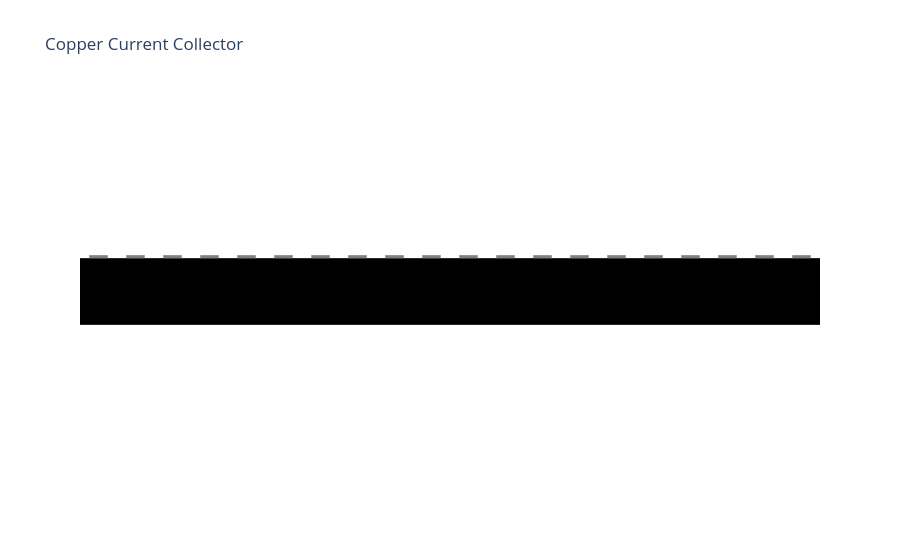

The cell this chart's notebook holds for it:
### Code cell
# construct cathode
cathode_active_material = CathodeMaterial(name="Faradion_Gen2_4.25V", 
                                          specific_cost=11.26, 
                                          density=4, 
                                          irreversible_capacity_scaling=1, 
                                          reversible_capacity_scaling=1)

cathode_conductive_additive = ConductiveAdditive(specific_cost=9, density=1.9)

cathode_binder = Binder(specific_cost=15, density=1.7)

cathode_formulation = ElectrodeFormulation(active_materials={cathode_active_material: 89},
                                           binders={cathode_binder: 5},
                                           conductive_additives={cathode_conductive_additive: 6})

cathode_current_collector = NotchedCurrentCollector(formula="Cu", 
                                                    length=current_collector_length,
                                                    width=10.8,
                                                    thickness=5,
                                                    tab_width=0.5,
                                                    tab_length=3.0,
                                                    tab_spacing=3.0,
                                                    bare_length=0)

cathode = Cathode(formulation=cathode_formulation,
                    mass_loading=10.68,
                    current_collector=cathode_current_collector,
                    calender_density=2.60)

cathode_current_collector.get_top_down_view().show()

### Figure 1 — Plotly figure (JSON) as saved in the notebook; plotly's stock layout.template omitted (floating-point values rounded to 4 significant figures)
{"data": [{"fill": "toself", "fillcolor": "grey", "line": {"width": 0}, "mode": "lines", "name": "Main Body", "type": "scatter", "x": [0.0, 1.2, 1.2, 0.0, 0.0], "y": [0.0, 0.0, 0.108, 0.108, 0.0]}, {"fill": "toself", "fillcolor": "black", "line": {"width": 0}, "mode": "lines", "name": "Covered Area", "type": "scatter", "x": [0.0, 1.2, 1.2, 0.0, 0.0], "y": [0.0, 0.0, 0.108, 0.108, 0.0]}, {"fill": "toself", "fillcolor": "grey", "line": {"width": 0}, "mode": "lines", "name": "Tab", "type": "scatter", "x": [0.015, 0.045, 0.045, 0.015, 0.015], "y": [0.108, 0.108, 0.113, 0.113, 0.108]}, {"fill": "toself", "fillcolor": "grey", "line": {"width": 0}, "mode": "lines", "name": "Tab", "type": "scatter", "x": [0.075, 0.105, 0.105, 0.075, 0.075], "y": [0.108, 0.108, 0.113, 0.113, 0.108]}, {"fill": "toself", "fillcolor": "grey", "line": {"width": 0}, "mode": "lines", "name": "Tab", "type": "scatter", "x": [0.135, 0.165, 0.165, 0.135, 0.135], "y": [0.108, 0.108, 0.113, 0.113, 0.108]}, {"fill": "toself", "fillcolor": "grey", "line": {"width": 0}, "mode": "lines", "name": "Tab", "type": "scatter", "x": [0.195, 0.225, 0.225, 0.195, 0.195], "y": [0.108, 0.108, 0.113, 0.113, 0.108]}, {"fill": "toself", "fillcolor": "grey", "line": {"width": 0}, "mode": "lines", "name": "Tab", "type": "scatter", "x": [0.255, 0.285, 0.285, 0.255, 0.255], "y": [0.108, 0.108, 0.113, 0.113, 0.108]}, {"fill": "toself", "fillcolor": "grey", "line": {"width": 0}, "mode": "lines", "name": "Tab", "type": "scatter", "x": [0.315, 0.345, 0.345, 0.315, 0.315], "y": [0.108, 0.108, 0.113, 0.113, 0.108]}, {"fill": "toself", "fillcolor": "grey", "line": {"width": 0}, "mode": "lines", "name": "Tab", "type": "scatter", "x": [0.375, 0.405, 0.405, 0.375, 0.375], "y": [0.108, 0.108, 0.113, 0.113, 0.108]}, {"fill": "toself", "fillcolor": "grey", "line": {"width": 0}, "mode": "lines", "name": "Tab", "type": "scatter", "x": [0.435, 0.465, 0.465, 0.435, 0.435], "y": [0.108, 0.108, 0.113, 0.113, 0.108]}, {"fill": "toself", "fillcolor": "grey", "line": {"width": 0}, "mode": "lines", "name": "Tab", "type": "scatter", "x": [0.495, 0.525, 0.525, 0.495, 0.495], "y": [0.108, 0.108, 0.113, 0.113, 0.108]}, {"fill": "toself", "fillcolor": "grey", "line": {"width": 0}, "mode": "lines", "name": "Tab", "type": "scatter", "x": [0.555, 0.585, 0.585, 0.555, 0.555], "y": [0.108, 0.108, 0.113, 0.113, 0.108]}, {"fill": "toself", "fillcolor": "grey", "line": {"width": 0}, "mode": "lines", "name": "Tab", "type": "scatter", "x": [0.615, 0.645, 0.645, 0.615, 0.615], "y": [0.108, 0.108, 0.113, 0.113, 0.108]}, {"fill": "toself", "fillcolor": "grey", "line": {"width": 0}, "mode": "lines", "name": "Tab", "type": "scatter", "x": [0.675, 0.705, 0.705, 0.675, 0.675], "y": [0.108, 0.108, 0.113, 0.113, 0.108]}, {"fill": "toself", "fillcolor": "grey", "line": {"width": 0}, "mode": "lines", "name": "Tab", "type": "scatter", "x": [0.735, 0.765, 0.765, 0.735, 0.735], "y": [0.108, 0.108, 0.113, 0.113, 0.108]}, {"fill": "toself", "fillcolor": "grey", "line": {"width": 0}, "mode": "lines", "name": "Tab", "type": "scatter", "x": [0.795, 0.825, 0.825, 0.795, 0.795], "y": [0.108, 0.108, 0.113, 0.113, 0.108]}, {"fill": "toself", "fillcolor": "grey", "line": {"width": 0}, "mode": "lines", "name": "Tab", "type": "scatter", "x": [0.855, 0.885, 0.885, 0.855, 0.855], "y": [0.108, 0.108, 0.113, 0.113, 0.108]}, {"fill": "toself", "fillcolor": "grey", "line": {"width": 0}, "mode": "lines", "name": "Tab", "type": "scatter", "x": [0.915, 0.945, 0.945, 0.915, 0.915], "y": [0.108, 0.108, 0.113, 0.113, 0.108]}, {"fill": "toself", "fillcolor": "grey", "line": {"width": 0}, "mode": "lines", "name": "Tab", "type": "scatter", "x": [0.975, 1.005, 1.005, 0.975, 0.975], "y": [0.108, 0.108, 0.113, 0.113, 0.108]}, {"fill": "toself", "fillcolor": "grey", "line": {"width": 0}, "mode": "lines", "name": "Tab", "type": "scatter", "x": [1.035, 1.065, 1.065, 1.035, 1.035], "y": [0.108, 0.108, 0.113, 0.113, 0.108]}, {"fill": "toself", "fillcolor": "grey", "line": {"width": 0}, "mode": "lines", "name": "Tab", "type": "scatter", "x": [1.095, 1.125, 1.125, 1.095, 1.095], "y": [0.108, 0.108, 0.113, 0.113, 0.108]}, {"fill": "toself", "fillcolor": "grey", "line": {"width": 0}, "mode": "lines", "name": "Tab", "type": "scatter", "x": [1.155, 1.185, 1.185, 1.155, 1.155], "y": [0.108, 0.108, 0.113, 0.113, 0.108]}], "layout": {"paper_bgcolor": "white", "plot_bgcolor": "white", "showlegend": false, "title": {"text": "Copper Current Collector"}, "xaxis": {"scaleanchor": "y", "showgrid": false, "showticklabels": false, "zeroline": false}, "yaxis": {"showgrid": false, "showticklabels": false, "zeroline": false}}}
